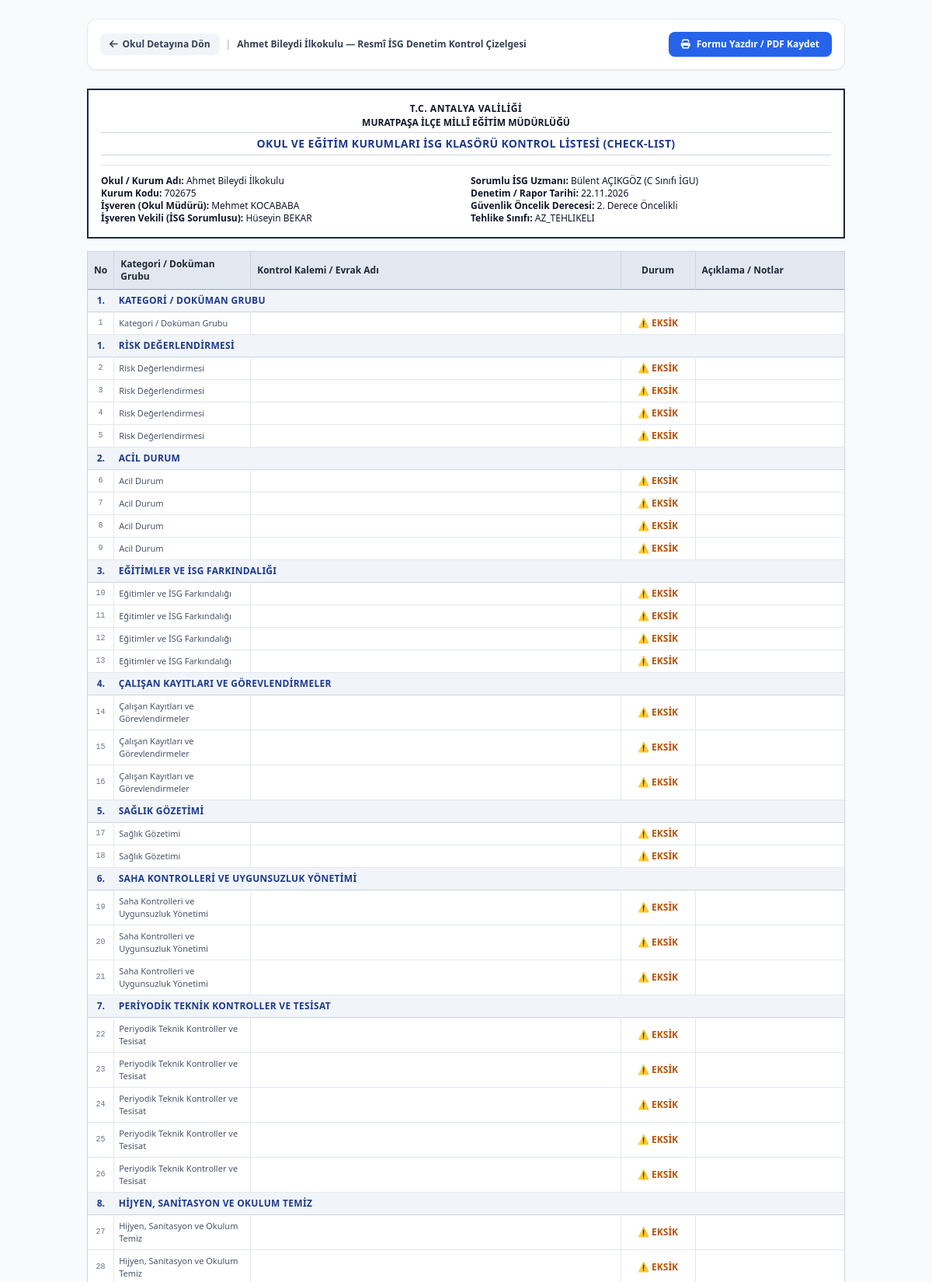
The page /okul/2/checklist-yazdir (signed in, upper part) on the database its author committed.
### tables this page shows
CREATE TABLE schools (
        id INTEGER PRIMARY KEY AUTOINCREMENT,
        kurum_kodu TEXT UNIQUE NOT NULL,
        kurum_adi TEXT NOT NULL,
        kurum_statusu TEXT,
        bagli_birim TEXT,
        kurum_turu TEXT,
        oncelik_derecesi INTEGER DEFAULT 3,
        tehlike_sinifi TEXT DEFAULT 'Az Tehlikeli',
        adres TEXT,
        telefon TEXT,
        mudur_ad_soyad TEXT,
        mudur_tel TEXT,
        isveren_vekili_ad_soyad TEXT,
        isveren_vekili_tel TEXT,
        sorumlu_uzman_id INTEGER REFERENCES users(id),
        created_at TIMESTAMP DEFAULT CURRENT_TIMESTAMP
    , portal_sifre TEXT DEFAULT 'isg2026', access_token TEXT, ogrenci_sayisi INTEGER DEFAULT 0, ogretmen_sayisi INTEGER DEFAULT 0, derslik_sayisi INTEGER DEFAULT 0, bina_sayisi INTEGER DEFAULT 1, eposta TEXT, son_veri_giris_tarihi TEXT, son_veri_giren_kisi TEXT, personel_sayisi INTEGER DEFAULT 0, aylik_hizmet_suresi_dk INTEGER DEFAULT 0, meb_olcek_puani REAL, kolluk_puani REAL, toplam_guvenlik_puani REAL, siginak_var_mi TEXT DEFAULT 'Yok', siginak_kapasite_kisi INTEGER DEFAULT 0, siginak_alan_m2 INTEGER DEFAULT 0, is_active_school INTEGER DEFAULT 1, kategori TEXT DEFAULT 'RESMI', genel_mudurluk TEXT, kademe TEXT, kolluk_sorumluluk_bolgesi TEXT DEFAULT 'Muratpaşa İlçe Emniyet Müdürlüğü', koordinat TEXT);

CREATE TABLE users (
        id INTEGER PRIMARY KEY AUTOINCREMENT,
        username TEXT UNIQUE NOT NULL,
        password_hash TEXT NOT NULL,
        full_name TEXT NOT NULL,
        title TEXT NOT NULL,
        role TEXT NOT NULL CHECK(role IN ('koordinator', 'uzman')),
        email TEXT,
        phone TEXT,
        created_at TIMESTAMP DEFAULT CURRENT_TIMESTAMP
    , tc_kimlik TEXT, kadro_yeri TEXT, igu_sinifi TEXT, gorev_turu TEXT DEFAULT 'Tam Süreli', telefon TEXT);

CREATE TABLE school_isg_checklists (
        id INTEGER PRIMARY KEY AUTOINCREMENT,
        school_id INTEGER REFERENCES schools(id) ON DELETE CASCADE,
        kategori_no INTEGER,
        kategori_adi TEXT NOT NULL,
        madde_no TEXT,
        kontrol_kalemi TEXT NOT NULL,
        durum TEXT DEFAULT 'Eksik' CHECK(durum IN ('Var', 'Yok', 'Eksik', 'Muaf')),
        aciklama TEXT,
        denetleyen_uzman_id INTEGER REFERENCES users(id),
        denetim_tarihi TEXT,
        updated_at TIMESTAMP DEFAULT CURRENT_TIMESTAMP,
        UNIQUE(school_id, kategori_adi, kontrol_kalemi)
    );

### app.py (the view)
@app.get("/okul/{school_id}/checklist-yazdir", response_class=HTMLResponse)
def print_school_checklist(request: Request, school_id: int):
    user = get_current_user(request)
    if not user:
        return RedirectResponse("/login", status_code=303)
    conn = get_db()
    cursor = conn.cursor()
    cursor.execute("""
        SELECT s.*, u.full_name as uzman_adi, u.igu_sinifi as uzman_sinifi
        FROM schools s
        LEFT JOIN users u ON s.sorumlu_uzman_id = u.id
        WHERE s.id = ?
    """, (school_id,))
    school = cursor.fetchone()
    if not school:
        conn.close()
        raise HTTPException(status_code=404, detail="Kurum bulunamadı.")
    cursor.execute("SELECT * FROM school_isg_checklists WHERE school_id = ? ORDER BY kategori_no ASC, id ASC", (school_id,))
    checklists = cursor.fetchall()
    conn.close()
    categories = {}
    for c in checklists:
        k_adi = c["kategori_adi"]
        if k_adi not in categories:
            categories[k_adi] = {"no": c["kategori_no"], "maddeler": []}
        categories[k_adi]["maddeler"].append(c)
    return templates.TemplateResponse(request=request, name="checklist_print.html", context={
        "user": user,
        "school": school,
        "categories": categories,
        "now_date": datetime.now().strftime("%d.%m.%Y")
    })

### templates/checklist_print.html (shortened to what this page needs)
<!DOCTYPE html>
<html lang="tr">
<head>
    <script src="https://cdn.tailwindcss.com"></script>
    <link rel="stylesheet" href="https://cdnjs.cloudflare.com/ajax/libs/font-awesome/6.4.0/css/all.min.css">
</head>
<body class="bg-slate-50 text-slate-900 p-6 max-w-5xl mx-auto text-xs">
    <div class="no-print mb-6 p-4 bg-white rounded-xl shadow-sm border border-slate-200 flex items-center justify-between">
        <div class="flex items-center gap-2">
            <a href="/okul/{{ school.id }}#checklistTab" class="bg-slate-100 hover:bg-slate-200 text-slate-700 px-3 py-1.5 rounded-lg text-xs font-semibold flex items-center">
                <i class="fa-solid fa-arrow-left mr-1.5"></i> Okul Detayına Dön
            </a>
            <span class="text-slate-400">|</span>
            <span class="font-bold text-slate-700">{{ school.kurum_adi }} — Resmî İSG Denetim Kontrol Çizelgesi</span>
        </div>
        <button onclick="window.print()" class="bg-blue-600 hover:bg-blue-700 text-white px-4 py-2 rounded-lg text-xs font-bold flex items-center shadow">
            <i class="fa-solid fa-print mr-2"></i> Formu Yazdır / PDF Kaydet
        </button>
    </div>
    <div class="border-2 border-slate-800 p-4 mb-4 bg-white">
        <div class="text-center font-bold">
            <div class="text-xs tracking-wider uppercase">T.C. ANTALYA VALİLİĞİ</div>
            <div class="text-xs uppercase mt-0.5">MURATPAŞA İLÇE MİLLÎ EĞİTİM MÜDÜRLÜĞÜ</div>
            <div class="text-sm tracking-wide uppercase mt-1 font-black text-blue-900 border-t border-b border-slate-300 py-1">
                OKUL VE EĞİTİM KURUMLARI İSG KLASÖRÜ KONTROL LİSTESİ (CHECK-LIST)
            </div>
        </div>
        <div class="grid grid-cols-2 gap-3 mt-3 text-xs border-t border-slate-200 pt-3">
            <div>
                <p><strong>Okul / Kurum Adı:</strong> {{ school.kurum_adi }}</p>
                <p><strong>Kurum Kodu:</strong> {{ school.kurum_kodu }}</p>
                <p><strong>İşveren (Okul Müdürü):</strong> {{ school.mudur_ad_soyad or 'Belirtilmedi' }}</p>
                <p><strong>İşveren Vekili (İSG Sorumlusu):</strong> {{ school.isveren_vekili_ad_soyad or 'Belirtilmedi' }}</p>
            </div>
            <div>
                <p><strong>Sorumlu İSG Uzmanı:</strong> {{ school.uzman_adi or user.full_name }} {% if school.uzman_sinifi %}({{ school.uzman_sinifi }}){% endif %}</p>
                <p><strong>Denetim / Rapor Tarihi:</strong> {{ now_date }}</p>
                <p><strong>Güvenlik Öncelik Derecesi:</strong> {{ school.oncelik_derecesi or 3 }}. Derece Öncelikli</p>
                <p><strong>Tehlike Sınıfı:</strong> {{ school.tehlike_sinifi or 'Az Tehlikeli' }}</p>
            </div>
        </div>
    </div>
    <div class="bg-white border border-slate-300">
        <table class="w-full text-xs text-left border-collapse">
            <thead>
                <tr class="bg-slate-200 text-slate-800 font-bold border-b border-slate-400">
                    <th class="p-2 border-r border-slate-300 w-8 text-center">No</th>
                    <th class="p-2 border-r border-slate-300 w-44">Kategori / Doküman Grubu</th>
                    <th class="p-2 border-r border-slate-300">Kontrol Kalemi / Evrak Adı</th>
                    <th class="p-2 border-r border-slate-300 w-24 text-center">Durum</th>
                    <th class="p-2 w-48">Açıklama / Notlar</th>
                </tr>
            </thead>
            <tbody>
                {% for kat_adi, kat_data in categories.items() %}
                <tr class="bg-slate-100 font-bold border-t border-b border-slate-300">
                    <td class="p-1.5 text-center font-bold text-blue-900">{{ kat_data.no }}.</td>
                    <td colspan="4" class="p-1.5 uppercase font-bold text-blue-900 tracking-wide">
                        {{ kat_adi }}
                    </td>
                </tr>
                {% for item in kat_data.maddeler %}
                <tr class="border-b border-slate-200 hover:bg-slate-50">
                    <td class="p-1.5 text-center text-slate-500 font-mono text-[10px] border-r border-slate-200">{{ item.madde_no }}</td>
                    <td class="p-1.5 text-slate-600 border-r border-slate-200 text-[11px]">{{ item.kategori_adi }}</td>
                    <td class="p-1.5 font-medium text-slate-800 border-r border-slate-200">
                    </td>
                    <td class="p-1.5 text-center font-bold border-r border-slate-200">
                        {% if item.durum == 'Var' %}
                        <span class="text-emerald-700 font-black">✔ VAR</span>
                        {% elif item.durum == 'Yok' %}
                        <span class="text-red-700 font-black">✖ YOK</span>
                        {% elif item.durum == 'Muaf' %}
                        <span class="text-slate-500 font-bold">MUAF</span>
                        {% else %}
                        <span class="text-amber-700 font-bold">⚠ EKSİK</span>
                        {% endif %}
                    </td>
                    <td class="p-1.5 text-slate-500 text-[10px]">
                    </td>
                </tr>
                {% endfor %}
                {% endfor %}
            </tbody>
        </table>
    </div>
</body>
</html>

### rows shown on the page
schools: kurum_adi "Ahmet Bileydi İlkokulu", kurum_kodu "702675", mudur_ad_soyad "Mehmet KOCABABA", isveren_vekili_ad_soyad "Hüseyin BEKAR", oncelik_derecesi "2", tehlike_sinifi "AZ_TEHLIKELI"
users: full_name "Bülent AÇIKGÖZ", uzman_sinifi "C Sınıfı İGU"
school_isg_checklists: no "1", kategori_adi "KATEGORI / DOKÜMAN GRUBU", madde_no "1", kategori_adi "Kategori / Doküman Grubu", durum "⚠ EKSİK"
school_isg_checklists: no "1", kategori_adi "RISK DEĞERLENDIRMESI", madde_no "2", kategori_adi "Risk Değerlendirmesi", durum "⚠ EKSİK"
school_isg_checklists: madde_no "3", kategori_adi "Risk Değerlendirmesi", durum "⚠ EKSİK"
school_isg_checklists: madde_no "4", kategori_adi "Risk Değerlendirmesi", durum "⚠ EKSİK"
school_isg_checklists: madde_no "5", kategori_adi "Risk Değerlendirmesi", durum "⚠ EKSİK"
school_isg_checklists: no "2", kategori_adi "ACIL DURUM", madde_no "6", kategori_adi "Acil Durum", durum "⚠ EKSİK"
school_isg_checklists: madde_no "7", kategori_adi "Acil Durum", durum "⚠ EKSİK"
school_isg_checklists: madde_no "8", kategori_adi "Acil Durum", durum "⚠ EKSİK"
school_isg_checklists: madde_no "9", kategori_adi "Acil Durum", durum "⚠ EKSİK"
school_isg_checklists: no "3", kategori_adi "EĞITIMLER VE İSG FARKINDALIĞI", madde_no "10", kategori_adi "Eğitimler ve İSG Farkındalığı", durum "⚠ EKSİK"
school_isg_checklists: madde_no "11", kategori_adi "Eğitimler ve İSG Farkındalığı", durum "⚠ EKSİK"
school_isg_checklists: madde_no "12", kategori_adi "Eğitimler ve İSG Farkındalığı", durum "⚠ EKSİK"
school_isg_checklists: madde_no "13", kategori_adi "Eğitimler ve İSG Farkındalığı", durum "⚠ EKSİK"
school_isg_checklists: no "4", kategori_adi "ÇALIŞAN KAYITLARI VE GÖREVLENDIRMELER", madde_no "14", kategori_adi "Çalışan Kayıtları ve Görevlendirmeler", durum "⚠ EKSİK"
school_isg_checklists: madde_no "15", kategori_adi "Çalışan Kayıtları ve Görevlendirmeler", durum "⚠ EKSİK"
school_isg_checklists: madde_no "16", kategori_adi "Çalışan Kayıtları ve Görevlendirmeler", durum "⚠ EKSİK"
school_isg_checklists: no "5", kategori_adi "SAĞLIK GÖZETIMI", madde_no "17", kategori_adi "Sağlık Gözetimi", durum "⚠ EKSİK"
school_isg_checklists: madde_no "18", kategori_adi "Sağlık Gözetimi", durum "⚠ EKSİK"
school_isg_checklists: no "6", kategori_adi "SAHA KONTROLLERI VE UYGUNSUZLUK YÖNETIMI", madde_no "19", kategori_adi "Saha Kontrolleri ve Uygunsuzluk Yönetimi", durum "⚠ EKSİK"
school_isg_checklists: madde_no "20", kategori_adi "Saha Kontrolleri ve Uygunsuzluk Yönetimi", durum "⚠ EKSİK"
school_isg_checklists: madde_no "21", kategori_adi "Saha Kontrolleri ve Uygunsuzluk Yönetimi", durum "⚠ EKSİK"
school_isg_checklists: no "7", kategori_adi "PERIYODIK TEKNIK KONTROLLER VE TESISAT", madde_no "22", kategori_adi "Periyodik Teknik Kontroller ve Tesisat", durum "⚠ EKSİK"
school_isg_checklists: madde_no "23", kategori_adi "Periyodik Teknik Kontroller ve Tesisat", durum "⚠ EKSİK"
school_isg_checklists: madde_no "24", kategori_adi "Periyodik Teknik Kontroller ve Tesisat", durum "⚠ EKSİK"
school_isg_checklists: madde_no "25", kategori_adi "Periyodik Teknik Kontroller ve Tesisat", durum "⚠ EKSİK"
school_isg_checklists: madde_no "26", kategori_adi "Periyodik Teknik Kontroller ve Tesisat", durum "⚠ EKSİK"
school_isg_checklists: no "8", kategori_adi "HIJYEN, SANITASYON VE OKULUM TEMIZ", madde_no "27", kategori_adi "Hijyen, Sanitasyon ve Okulum Temiz", durum "⚠ EKSİK"
school_isg_checklists: madde_no "28", kategori_adi "Hijyen, Sanitasyon ve Okulum Temiz", durum "⚠ EKSİK"

### other values the page prints
{{ now_date }} "22.11.2026"
